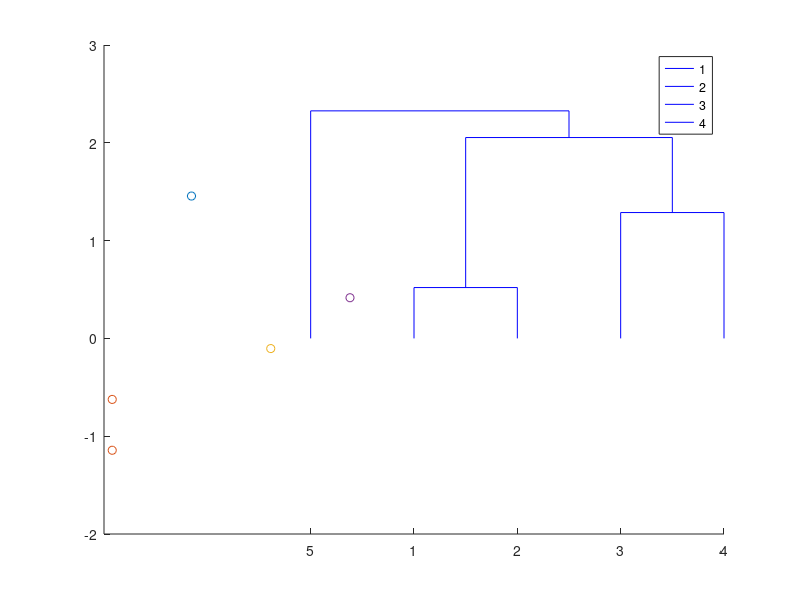

MATLAB code for this plot:
clc,clear
a=[1,0;1,1;3,2;4,3;2,5];
a=zscore(a);%对数据矩阵进行标准化处理
y=pdist(a,'cityblock');  %求a的两两行向量间的绝对值距离
yc=squareform(y)  %变换成距离方阵
z=linkage(y)  %产生等级聚类树
dendrogram(z) %画聚类图
cluster_number=4;
T=cluster(z,'maxclust',cluster_number)  %把对象划分成cluster_number类
for i=1:cluster_number
    tm=find(T==i);  %求第i类的对象
    tm=reshape(tm,1,length(tm)); %变成行向量
    fprintf('第%d类的有%s\n',i,int2str(tm)); %显示分类结果
end
gscatter(a(:,1),a(:,2),T)